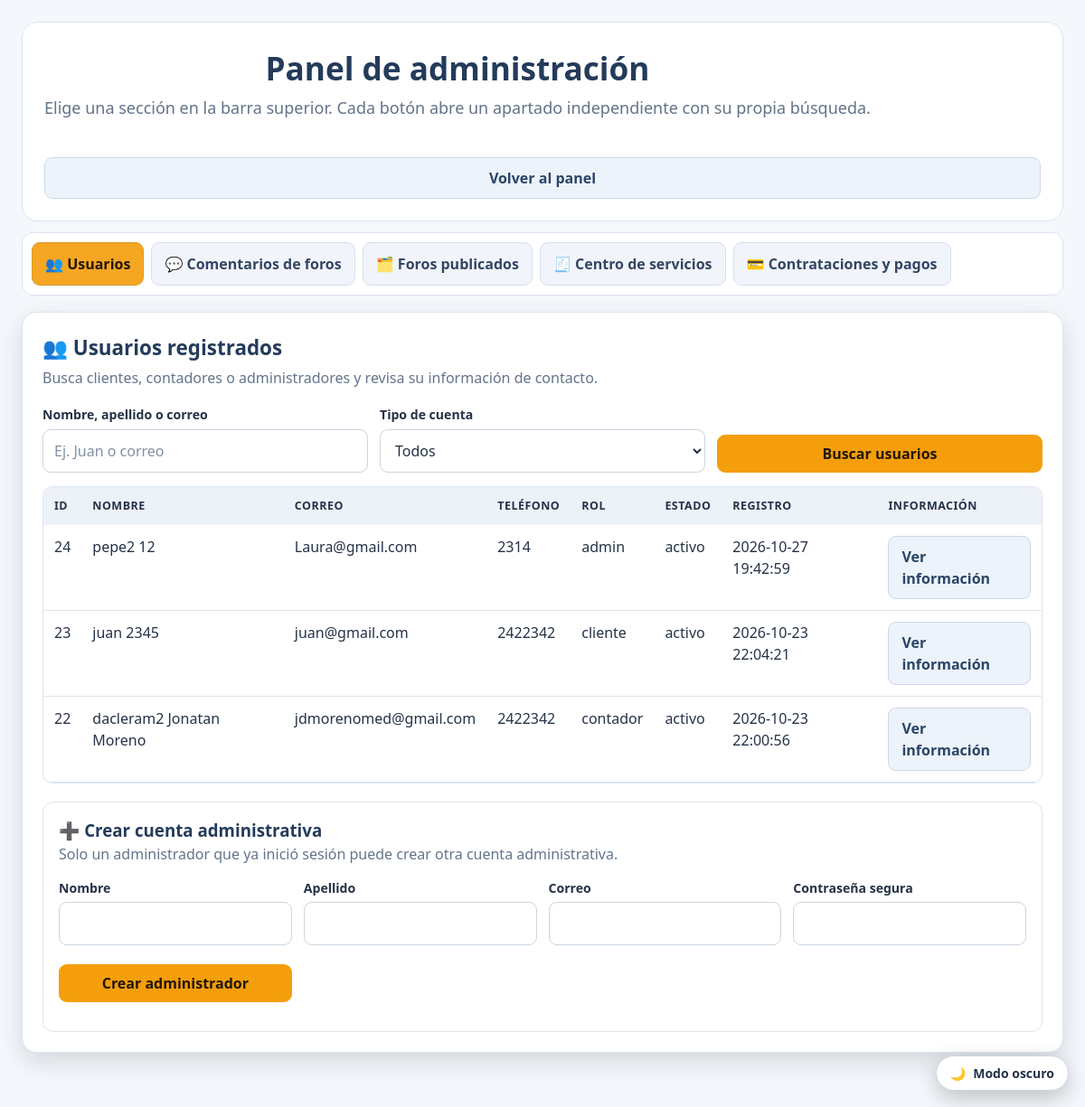
Page /marketplace/admin (signed in) on the committed database.
### tables this page shows
CREATE TABLE `usuarios` (
  `id` int(11) NOT NULL,
  `rol_id` int(11) DEFAULT 2,
  `nombre` varchar(100) NOT NULL,
  `apellido` varchar(100) DEFAULT NULL,
  `email` varchar(150) NOT NULL,
  `password` varchar(255) NOT NULL,
  `estado` enum('activo','inactivo') DEFAULT 'activo',
  `telefono` varchar(20) DEFAULT NULL,
  `rol` enum('cliente','contador','admin') DEFAULT 'cliente',
  `created_at` timestamp NOT NULL DEFAULT current_timestamp()
);

### controllers/MarketplaceController.php (called while the page is built, shortened)
<?php
class MarketplaceController extends Controller {
    private $db;
    public function __construct() {
        $this->db = Database::connect();
        try {
            $this->db->exec("CREATE TABLE IF NOT EXISTS contratacion_mensajes (id INT AUTO_INCREMENT PRIMARY KEY, contratacion_id INT NOT NULL, remitente_id INT NOT NULL, mensaje TEXT NOT NULL, creado_en TIMESTAMP DEFAULT CURRENT_TIMESTAMP, INDEX idx_chat_contratacion (contratacion_id), CONSTRAINT fk_cm_contratacion FOREIGN KEY (contratacion_id) REFERENCES contrataciones(id) ON DELETE CASCADE, CONSTRAINT fk_cm_remitente FOREIGN KEY (remitente_id) REFERENCES usuarios(id) ON DELETE CASCADE) ENGINE=InnoDB DEFAULT CHARSET=utf8mb4 COLLATE=utf8mb4_unicode_ci");
            $this->db->exec("CREATE TABLE IF NOT EXISTS contratacion_notificaciones (id INT AUTO_INCREMENT PRIMARY KEY, usuario_id INT NOT NULL, contratacion_id INT NOT NULL, titulo VARCHAR(180) NOT NULL, detalle VARCHAR(500) NOT NULL, leida TINYINT(1) NOT NULL DEFAULT 0, creado_en TIMESTAMP DEFAULT CURRENT_TIMESTAMP, INDEX idx_notif_usuario (usuario_id, leida), CONSTRAINT fk_cn_usuario FOREIGN KEY (usuario_id) REFERENCES usuarios(id) ON DELETE CASCADE, CONSTRAINT fk_cn_contratacion FOREIGN KEY (contratacion_id) REFERENCES contrataciones(id) ON DELETE CASCADE) ENGINE=InnoDB DEFAULT CHARSET=utf8mb4 COLLATE=utf8mb4_unicode_ci");
            $this->db->exec("CREATE TABLE IF NOT EXISTS servicio_notificaciones (id INT AUTO_INCREMENT PRIMARY KEY, usuario_id INT NOT NULL, servicio_id INT NOT NULL, titulo VARCHAR(180) NOT NULL, detalle VARCHAR(500) NOT NULL, leida TINYINT(1) NOT NULL DEFAULT 0, creado_en TIMESTAMP DEFAULT CURRENT_TIMESTAMP, INDEX idx_sn_usuario (usuario_id, leida), CONSTRAINT fk_sn_usuario FOREIGN KEY (usuario_id) REFERENCES usuarios(id) ON DELETE CASCADE, CONSTRAINT fk_sn_servicio FOREIGN KEY (servicio_id) REFERENCES servicios_contables(id) ON DELETE CASCADE) ENGINE=InnoDB DEFAULT CHARSET=utf8mb4 COLLATE=utf8mb4_unicode_ci");
            $this->db->exec("CREATE TABLE IF NOT EXISTS servicios_metodos_pago (id INT AUTO_INCREMENT PRIMARY KEY, servicio_id INT NOT NULL, metodo VARCHAR(80) NOT NULL, datos_cuenta VARCHAR(255) NOT NULL, titular VARCHAR(180) NULL, activo TINYINT(1) NOT NULL DEFAULT 1, creado_en TIMESTAMP DEFAULT CURRENT_TIMESTAMP, INDEX idx_smp_servicio (servicio_id), CONSTRAINT fk_smp_servicio FOREIGN KEY (servicio_id) REFERENCES servicios_contables(id) ON DELETE CASCADE) ENGINE=InnoDB DEFAULT CHARSET=utf8mb4 COLLATE=utf8mb4_unicode_ci");
            $cols=$this->db->query("SHOW COLUMNS FROM contrataciones")->fetchAll(PDO::FETCH_COLUMN);
            foreach (["metodo_pago_cliente VARCHAR(80) NULL","referencia_pago_cliente VARCHAR(180) NULL","fecha_pago_cliente DATE NULL","banco_origen VARCHAR(120) NULL","comprobante_url VARCHAR(255) NULL","notas_pago TEXT NULL","pago_enviado_en DATETIME NULL"] as $def) { $name=strtok($def,' '); if (!in_array($name,$cols,true)) $this->db->exec("ALTER TABLE contrataciones ADD COLUMN $def"); }
            $this->db->exec("CREATE TABLE IF NOT EXISTS solicitudes_explicacion_rechazo (id INT AUTO_INCREMENT PRIMARY KEY, contador_id INT NOT NULL, asunto VARCHAR(180) NOT NULL, mensaje TEXT NOT NULL, respuesta_admin TEXT NULL, estado ENUM('pendiente','respondida') NOT NULL DEFAULT 'pendiente', creado_en TIMESTAMP DEFAULT CURRENT_TIMESTAMP, respondido_en TIMESTAMP NULL, INDEX idx_solicitud_estado (estado), CONSTRAINT fk_ser_contador FOREIGN KEY (contador_id) REFERENCES usuarios(id) ON DELETE CASCADE) ENGINE=InnoDB DEFAULT CHARSET=utf8mb4 COLLATE=utf8mb4_unicode_ci");
        } catch (PDOException $e) { error_log('No se pudieron preparar tablas del marketplace: '.$e->getMessage()); }
    }
    private function role() { return (int)($_SESSION['user_rol'] ?? 2); }
    public function admin() {
        $section = trim($_GET['seccion'] ?? 'usuarios');
        $allowed = ['usuarios','detalle_usuario','historial_usuario','comentarios','foros','servicios','pagos'];
        $q = trim($_GET['q'] ?? '');
        $commentQ = trim($_GET['comentario'] ?? '');
        $forumQ = trim($_GET['foro'] ?? '');
        $profileQ = trim($_GET['contador'] ?? '');
        $serviceQ = trim($_GET['servicio'] ?? '');
        $paymentQ = trim($_GET['pago'] ?? '');
        $users = $profiles = $payments = $services = $comments = $forums = $requests = []; $userDetail=null; $userProfile=null; $historyConsultas=$historyForums=$historyComments=$historyServices=$historyContracts=$historyClientContracts=$historyPayments=[]; $historyPaidTotal=0.0;
        try {
            $like = '%'.$q.'%';
            $sql = "SELECT id,nombre,apellido,email,rol,rol_id,telefono,estado,created_at FROM usuarios WHERE (nombre LIKE ? OR apellido LIKE ? OR email LIKE ?)";
            $args = [$like,$like,$like];
            $rol = trim($_GET['rol'] ?? '');
            $sql .= " ORDER BY id DESC LIMIT 300";
            $st=$this->db->prepare($sql); $st->execute($args); $users=$st->fetchAll(PDO::FETCH_ASSOC);
        } catch (PDOException $e) { $rol=''; }
        try {
            $like='%'.$profileQ.'%';
            $st=$this->db->prepare("SELECT p.*,u.nombre,u.apellido,u.email,u.telefono FROM contador_perfiles p JOIN usuarios u ON u.id=p.usuario_id WHERE (u.nombre LIKE ? OR u.apellido LIKE ? OR u.email LIKE ? OR p.matricula_profesional LIKE ? OR p.especialidades LIKE ?) ORDER BY p.creado_en DESC LIMIT 300");
            $st->execute([$like,$like,$like,$like,$like]); $profiles=$st->fetchAll(PDO::FETCH_ASSOC);
        } catch (PDOException $e) {}
        try {
            $like='%'.$serviceQ.'%';
            $st=$this->db->prepare("SELECT s.*,u.nombre,u.apellido,u.email FROM servicios_contables s JOIN usuarios u ON u.id=s.contador_id WHERE (s.titulo LIKE ? OR s.especialidad LIKE ? OR s.descripcion LIKE ? OR u.nombre LIKE ? OR u.apellido LIKE ?) ORDER BY s.creado_en DESC LIMIT 300");
            $st->execute([$like,$like,$like,$like,$like]); $services=$st->fetchAll(PDO::FETCH_ASSOC);
        } catch (PDOException $e) {}
        try {
            $like='%'.$paymentQ.'%';
            $st=$this->db->prepare("SELECT c.*,s.titulo,u.nombre AS cliente_nombre,u.apellido AS cliente_apellido,co.nombre AS contador_nombre,co.apellido AS contador_apellido FROM contrataciones c JOIN servicios_contables s ON s.id=c.servicio_id JOIN usuarios u ON u.id=c.cliente_id JOIN usuarios co ON co.id=c.contador_id WHERE (s.titulo LIKE ? OR u.nombre LIKE ? OR u.apellido LIKE ? OR u.email LIKE ? OR co.nombre LIKE ? OR co.apellido LIKE ? OR c.estado_pago LIKE ? OR c.referencia_pago LIKE ?) ORDER BY c.creado_en DESC LIMIT 300");
            $st->execute([$like,$like,$like,$like,$like,$like,$like,$like]); $payments=$st->fetchAll(PDO::FETCH_ASSOC);
        } catch (PDOException $e) {}
        try {
            $like='%'.$commentQ.'%';
            $st=$this->db->prepare("SELECT c.id,c.contenido,c.fecha_creacion,u.nombre,u.apellido,u.email,p.titulo FROM foro_comentarios c JOIN usuarios u ON u.id=c.usuario_id JOIN foro_publicaciones p ON p.id=c.publicacion_id WHERE c.contenido LIKE ? OR u.nombre LIKE ? OR u.email LIKE ? OR p.titulo LIKE ? ORDER BY c.fecha_creacion DESC LIMIT 300");
            $st->execute([$like,$like,$like,$like]); $comments=$st->fetchAll(PDO::FETCH_ASSOC);
        } catch (PDOException $e) {}
        try {
            $like='%'.$forumQ.'%';
            $st=$this->db->prepare("SELECT p.id,p.titulo,p.categoria,p.contenido,p.fecha_creacion,u.nombre,u.apellido,u.email,(SELECT COUNT(*) FROM foro_comentarios c WHERE c.publicacion_id=p.id) AS total_comentarios FROM foro_publicaciones p JOIN usuarios u ON u.id=p.usuario_id WHERE p.titulo LIKE ? OR p.categoria LIKE ? OR p.contenido LIKE ? OR u.nombre LIKE ? OR u.apellido LIKE ? ORDER BY p.fecha_creacion DESC LIMIT 300");
            $st->execute([$like,$like,$like,$like,$like]); $forums=$st->fetchAll(PDO::FETCH_ASSOC);
        } catch (PDOException $e) {}
        $this->view('marketplace/admin', [
            'section'=>$section,'users'=>$users,'profiles'=>$profiles,'payments'=>$payments, 'userDetail'=>$userDetail,'userProfile'=>$userProfile,
            'services'=>$services,'comments'=>$comments,'forums'=>$forums,'requests'=>$requests, 'historyConsultas'=>$historyConsultas,'historyForums'=>$historyForums,'historyComments'=>$historyComments,'historyServices'=>$historyServices,'historyContracts'=>$historyContracts,'historyClientContracts'=>$historyClientContracts,'historyPayments'=>$historyPayments,'historyPaidTotal'=>$historyPaidTotal,
            'q'=>$q,'rol'=>$rol ?? '', 'comentario'=>$commentQ,'foro'=>$forumQ,
            'contador'=>$profileQ,'servicio'=>$serviceQ,'pago'=>$paymentQ
        ]);
    }
}

### core/Router.php (called while the page is built, shortened)
<?php
class Router {
    protected $currentMethod = 'index';
    public function __construct() {
        $url = $this->getUrl();
        if (isset($url[0]) && !empty($url[0])) {
            $controllerName = ucwords($url[0]) . 'Controller';
            if (file_exists('controllers/' . $controllerName . '.php')) {
                $this->currentController = $controllerName;
                unset($url[0]);
            } elseif (file_exists('../app/controllers/' . $controllerName . '.php')) {
                $this->currentController = $controllerName;
                unset($url[0]);
            }
        }
        $this->currentController = new $this->currentController;
        if (isset($url[1]) && !empty($url[1])) {
            $methodCandidate = $url[1];
            if (method_exists($this->currentController, $methodCandidate)) {
                $this->currentMethod = $methodCandidate;
                unset($url[1]);
            } elseif ($methodCandidate === 'registro' && method_exists($this->currentController, 'register')) {
                $this->currentMethod = 'register';
                unset($url[1]);
            }
        }
        $this->params = $url ? array_values($url) : [];
        call_user_func_array([$this->currentController, $this->currentMethod], $this->params);
    }
    public function getUrl() {
        if (isset($_GET['url'])) {
            $url = rtrim($_GET['url'], '/');
            $url = filter_var($url, FILTER_SANITIZE_URL);
            return explode('/', $url);
        }
        return [];
    }
}

### index.php (called while the page is built, shortened)
<?php
require_once 'config/Database.php';
require_once 'core/Router.php';
$app = new Router();

### config/Database.php (called while the page is built, shortened)
<?php
class Database {
    private static $host = "localhost";
    private static $db_name = "creacontable";
    private static $username = "root";
    private static $password = "";
    private static $conn = null;
    public static function connect() {
        if (self::$conn === null) {
            try {
                self::$conn = new PDO(
                    "mysql:host=" . self::$host . ";dbname=" . self::$db_name . ";charset=utf8mb4",
                    self::$username,
                    self::$password,
                    [
                        PDO::ATTR_ERRMODE => PDO::ERRMODE_EXCEPTION,
                        PDO::ATTR_DEFAULT_FETCH_MODE => PDO::FETCH_ASSOC,
                        PDO::ATTR_EMULATE_PREPARES => false
                    ]
                );
            } catch (PDOException $e) {
                die("Error de conexión a la base de datos: " . $e->getMessage());
            }
        }
        return self::$conn;
    }
}

### views/marketplace/admin.php (the view, shortened to what this page needs)
<?php
function cc_h($v){ return htmlspecialchars((string)$v, ENT_QUOTES, 'UTF-8'); }
$section=$data['section']??'usuarios';
$base=URLROOT.'/marketplace/admin';
$labels=['usuarios'=>'Usuarios','comentarios'=>'Comentarios de foros','foros'=>'Foros publicados','servicios'=>'Centro de servicios','pagos'=>'Contrataciones y pagos'];
$icons=['usuarios'=>'👥','comentarios'=>'💬','foros'=>'🗂️','servicios'=>'🧾','pagos'=>'💳'];
?>
<!doctype html><html lang="es"><head><meta charset="utf-8"><meta name="viewport" content="width=device-width,initial-scale=1">
<link rel="stylesheet" href="<?php echo URLROOT; ?>/public/css/style.css"><link rel="stylesheet" href="<?php echo URLROOT; ?>/public/css/theme.css">
</head><body><main class="wrap">
<header class="hero"><div><h1>Panel de administración</h1><p class="muted">Elige una sección en la barra superior. Cada botón abre un apartado independiente con su propia búsqueda.</p></div><a class="btn secondary" href="<?php echo URLROOT; ?>/dashboard">Volver al panel</a></header>
<nav class="nav" aria-label="Secciones de administración">
<?php foreach($labels as $key=>$label): ?><a class="<?php echo $section===$key?'active':''; ?>" href="<?php echo $base.'?seccion='.urlencode($key); ?>" <?php echo $section===$key?'aria-current="page"':''; ?>><?php echo $icons[$key].' '.cc_h($label); ?></a><?php endforeach; ?>
</nav>
<section class="panel">
<?php if($section==='usuarios'): ?>
<h2>👥 Usuarios registrados</h2><p class="intro">Busca clientes, contadores o administradores y revisa su información de contacto.</p>
<form method="get" action="<?php echo $base; ?>" class="grid"><div><label>Nombre, apellido o correo</label><input name="q" value="<?php echo cc_h($data['q']??''); ?>" placeholder="Ej. Juan o correo"></div><div><label>Tipo de cuenta</label><select name="rol"><option value="">Todos</option></select></div><button class="btn">Buscar usuarios</button></form>
<div class="table-wrap"><table><thead><tr><th>ID</th><th>Nombre</th><th>Correo</th><th>Teléfono</th><th>Rol</th><th>Estado</th><th>Registro</th><th>Información</th></tr></thead><tbody><?php foreach($data['users'] as $u): ?><tr><td><?php echo (int)$u['id']; ?></td><td><?php echo cc_h(($u['nombre']??'').' '.($u['apellido']??'')); ?></td><td><?php echo cc_h($u['email']); ?></td><td><?php echo cc_h($u['telefono']??'—'); ?></td><td><?php echo cc_h($u['rol']??$u['rol_id']); ?></td><td><?php echo cc_h($u['estado']??'—'); ?></td><td><?php echo cc_h($u['created_at']??'—'); ?></td><td><a class="btn secondary" href="<?php echo $base.'?seccion=detalle_usuario&id='.(int)$u['id']; ?>">Ver información</a></td></tr><?php endforeach; ?><?php if(empty($data['users'])):?><tr><td colspan="8" class="empty">No se encontraron usuarios.</td></tr><?php endif; ?></tbody></table></div>
<div class="subform"><h3>➕ Crear cuenta administrativa</h3><p class="muted">Solo un administrador que ya inició sesión puede crear otra cuenta administrativa.</p><form method="post" action="<?php echo URLROOT; ?>/marketplace/crearAdministrador" class="grid"><div><label>Nombre</label><input name="nombre" required maxlength="100"></div><div><label>Apellido</label><input name="apellido" maxlength="100"></div><div><label>Correo</label><input name="email" type="email" required></div><div><label>Contraseña segura</label><input name="password" type="password" minlength="10" required></div><button class="btn">Crear administrador</button></form></div>
<?php endif; ?>
</section></main><script src="<?php echo URLROOT; ?>/public/js/theme.js"></script></body></html>

### rows in the picture
usuarios: id "24", nombre+apellido "pepe2 12", email "Laura@gmail.com", telefono "2314", rol "admin", estado "activo", created_at "2026-10-27 19:42:59"
usuarios: id "23", nombre+apellido "juan 2345", email "juan@gmail.com", telefono "2422342", rol "cliente", estado "activo", created_at "2026-10-23 22:04:21"
usuarios: id "22", nombre+apellido "dacleram2 Jonatan Moreno", email "jdmorenomed@gmail.com", telefono "2422342", rol "contador", estado "activo", created_at "2026-10-23 22:00:56"

### other values in the picture
$icons[$key] "👥"
cc_h($label) "Usuarios"
$icons[$key] "💬"
cc_h($label) "Comentarios de foros"
$icons[$key] "🗂️"
cc_h($label) "Foros publicados"
$icons[$key] "🧾"
cc_h($label) "Centro de servicios"
$icons[$key] "💳"
cc_h($label) "Contrataciones y pagos"
